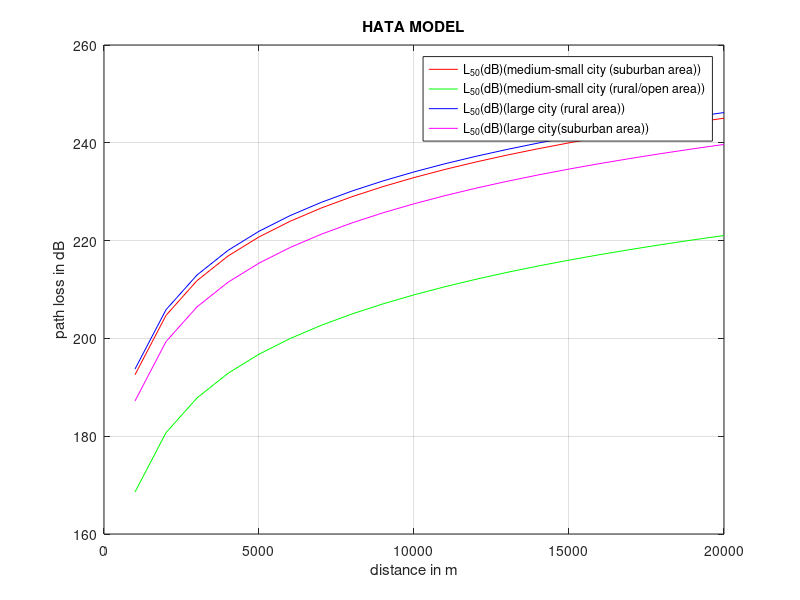

The MATLAB source for this figure:
clc
clear all;
close all;
hte=input('enter the tx height:');
hre=input('enter the rx height:');
d=1000:1000:20000;
f=input('enter the frequency:');
% MEDIUM-SMALL CITY (SUB URBAN AREA)
ahre_1=(1.1*log10(f)-0.7)*hre-(1.56*log10(f)-0.8);
L50_1=69.55+26.16*log10(f)-13.82*log10(hte)+(44.9-6.55*log10(hte))*log10(d)-ahre_1;
L50_dB_1=L50_1-(2*log10(f/28)*log10(f/28))-5.4;
% MEDIUM-SMALL CITY (RURAL/OPEN AREA)
ahre_2=(1.1*log10(f)-0.7)*hre-(1.56*log10(f)-0.8);
L50_2=69.55+26.16*log10(f)-13.82*log10(hte)+(44.9-6.55*log10(hte))*log10(d)-ahre_2;
L50_dB_2=L50_2-(4.78*log10(f)*log10(f))+18.33*log10(f)-40.98;
% LARGE CITY (URBAN AND SUBURBAN AREA)
if f<300000000
ahre_3=8.29*(log10(1.54*hre))*(log10(1.54*hre))-1.1;
else
ahre_3=3.2*(log10(11.75*hre))*(log10(11.75*hre))-4.97;
end
L50_3=69.55+26.16*log10(f)-13.82*log10(hte)+(44.9-6.55*log10(hte))*log10(d)-ahre_3;
L50_dB_3=L50_3-(2*log10(f/28)*log10(f/28))-5.4;
% distance vs path loss
figure
plot(d,L50_dB_1,'r',d,L50_dB_2,'g',d,L50_3,'b',d,L50_dB_3,'m');
legend('L_5_0(dB)(medium-small city (suburban area))','L_5_0(dB)(medium-small city (rural/open area))','L_5_0(dB)(large city (rural area))','L_5_0(dB)(large city(suburban area))');
xlabel('distance in m');
ylabel('path loss in dB');
title('HATA MODEL');
grid on